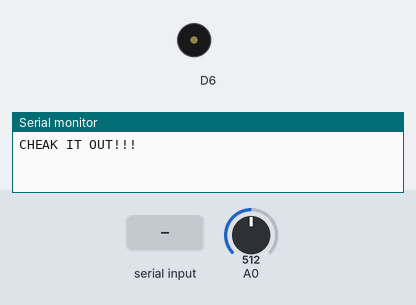
The sketch below on a simulated ESP8266 (NodeMCU). On the bench: buzzer (waves = sounding), the last lines printed to the serial monitor. The inputs (shaded band) are chosen by the test bench; at power-on: A0 = 512.

Above: at 1.2 s.
1.3 s: "90,45\n" received over Serial
At 1.44 s:
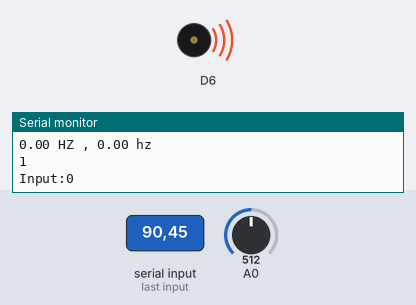
Timing chart, 0 to 4.3 s (numbered marks = the images above; inputs shaded):
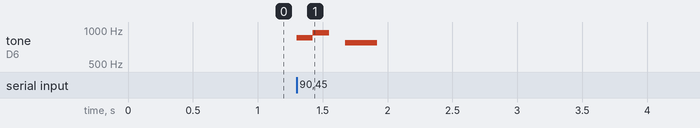

The sketch:

peidectNumber_ESP8266.ino
```cpp
#include<arduinoFFT.h>
int incomingByte = 0;

const int DTMF_freq1[] = {1336, 1209, 1336, 1477, 1209, 1336, 1477, 1209, 1336, 1477};
const int DTMF_freq2[] = {941,  697,  697,  697,  770,  770,  770,  852,  852,  852};
#define SAMPLES 64             //採樣樣本數, 必須是 2 的冪次方倍
#define SAMPLING_FREQUENCY 3000 //(能夠顯示的最高頻率 1700/2, 因為複數對稱的緣故)Ts = Based on Nyquist, must be 2 times the highest expected frequency.
arduinoFFT FFT = arduinoFFT();   //創建 FFT 物件
unsigned int samplingPeriod;
double vReal[SAMPLES]; //實數
double vImag[SAMPLES]; //虛數
unsigned int sampling_period_us;
unsigned long microseconds;

void setup() {
  // put your setup code here, to run once:
  Serial.begin(115200);
  Serial.println("CHEAK IT OUT!!!");
  sampling_period_us = round(1000000*(1.0/SAMPLING_FREQUENCY)); //Period
  pinMode(D5,OUTPUT);
  pinMode(D6,OUTPUT);
}

void loop() {
  // put your main code here, to run repeatedly:
  if (Serial.available()>0){
    incomingByte = Serial.read();
    int input = incomingByte-48;
    Serial.print("Input:");
    Serial.println(input,DEC);
    tone(D5,DTMF_freq1[input],500);
    tone(D6,DTMF_freq2[input],500);
    //analogWrite(D3,DTMF_freq1[input]);
    //analogWrite(D5,DTMF_freq2[input]);
      microseconds = micros();
    for(int i=0; i<SAMPLES; i++)
    {

        vReal[i] = analogRead(A0); //傅立葉實數等於測量值
        vImag[i] = 0; //虛數為零
      while(micros() - microseconds < sampling_period_us){
        //empty loop
      }
      microseconds += sampling_period_us;
  }

    FFT.Windowing(vReal, SAMPLES, FFT_WIN_TYP_HAMMING, FFT_FORWARD);  //窗函數
    FFT.Compute(vReal, vImag, SAMPLES, FFT_FORWARD);   //正傅立葉轉換
    FFT.ComplexToMagnitude(vReal, vImag, SAMPLES);

    double High_peak = FFT.HighMajorPeak(vReal, SAMPLES, SAMPLING_FREQUENCY);
    double Low_peak  = FFT.LowMajorPeak(vReal, SAMPLES, SAMPLING_FREQUENCY);
    Serial.print(High_peak);
    Serial.print(" HZ , ");
    Serial.print(Low_peak);
    Serial.println(" hz");
    delay(100);
    judge(High_peak,Low_peak);
    //analogWrite(D3,0);
    //analogWrite(D5,0);
  }
}
void judge(double High_peak,double Low_peak){
  if(High_peak<1269){
    if(Low_peak<740){
      Serial.println("1");
    }
    else if(740<=Low_peak && Low_peak<800){
      Serial.println("4");
    }
    else{
      Serial.println("7");
    }
  }
  else if (1270<=High_peak && High_peak<1395){
    if(Low_peak<740){
      Serial.println("2");
    }
    else if(740<=Low_peak && Low_peak<800){
      Serial.println("5");
    }
    else if(800<=Low_peak && Low_peak<900){
      Serial.println("8");
    }
    else{
      Serial.println("0");
    }
  }
  else{
    if(Low_peak<740){
      Serial.println("3");
    }
    else if(740<=Low_peak && Low_peak<800){
      Serial.println("6");
    }
    else{
      Serial.println("9");
    }
  }
}
```

Measured:
- after the input at 1.3 s, tone on D6: plays 852 Hz for 0.12 s, 941 Hz for 0.12 s, 770 Hz for 0.25 s, starting at once
